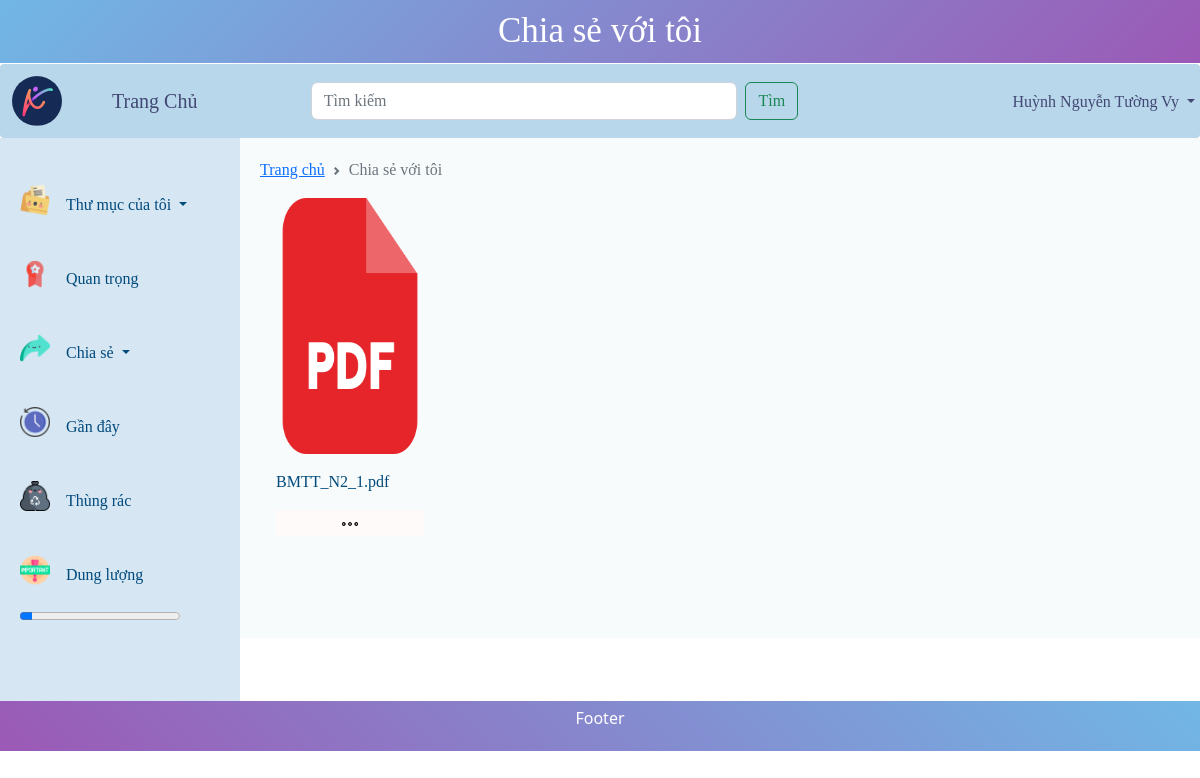
The app's page /share_with_me.php (signed in), older data.
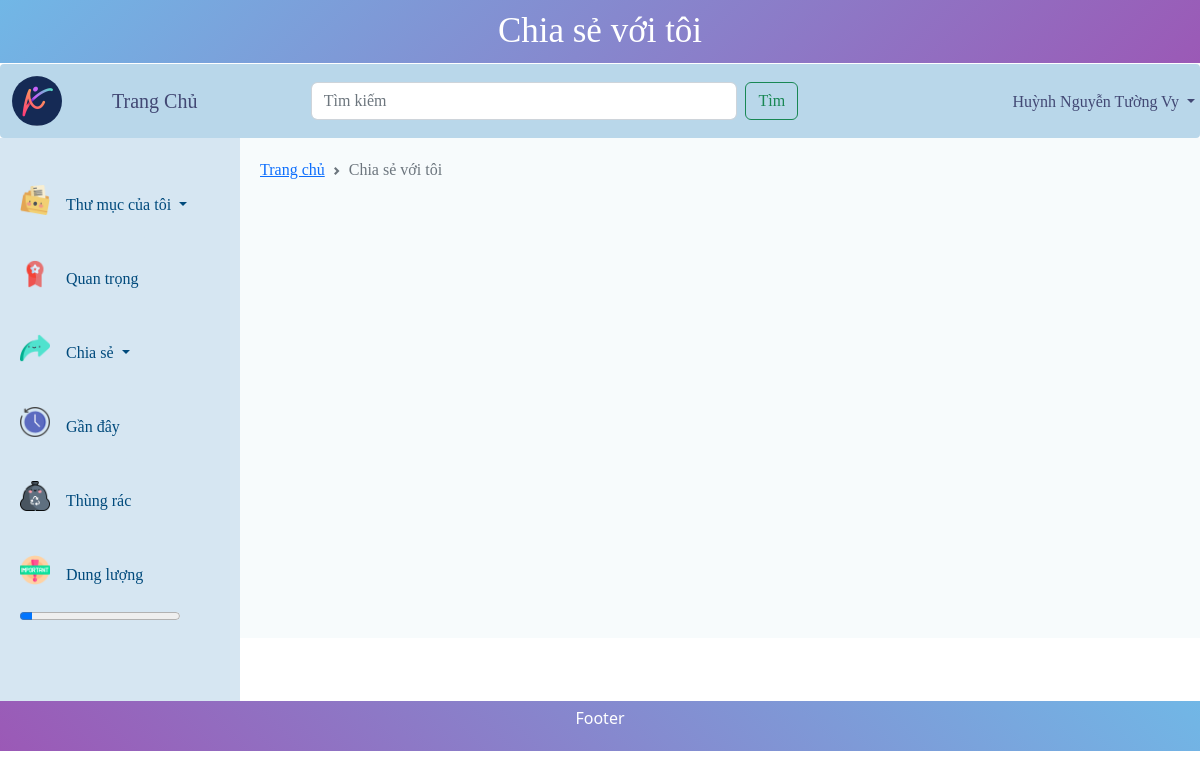
The same page, newer data.
### tables this page shows
CREATE TABLE `users` (
  `id` int(100) NOT NULL,
  `username` varchar(50) NOT NULL,
  `password` varchar(50) NOT NULL,
  `role` int(11) NOT NULL,
  `size_page` int(11) DEFAULT NULL,
  `use_size` int(11) NOT NULL,
  `name` varchar(255) NOT NULL,
  `gender` int(11) NOT NULL,
  `phone` varchar(11) DEFAULT NULL,
  `token` varchar(255) NOT NULL
);

CREATE TABLE `share_with_me` (
  `id` int(11) NOT NULL,
  `username` varchar(255) NOT NULL,
  `id_file` int(11) NOT NULL
);

CREATE TABLE `file` (
  `id` int(11) NOT NULL,
  `username` varchar(255) NOT NULL,
  `file_name` varchar(255) NOT NULL,
  `type` varchar(255) NOT NULL,
  `size` int(11) NOT NULL,
  `modify` varchar(255) DEFAULT NULL,
  `deleted` int(11) NOT NULL,
  `open_time` varchar(255) DEFAULT NULL,
  `image` varchar(255) NOT NULL,
  `priority` int(11) NOT NULL,
  `share` int(11) NOT NULL,
  `folder` varchar(50) DEFAULT NULL
);

### share_with_me.php (the view, shortened to what the changed rows need)
<?php
$connect = connect();
$er = "";
$is_use = 0;
$max = 0;
$email = $_SESSION['user'];
$sql = "SELECT * FROM users WHERE username='" . $email . "' LIMIT 1";
$query = mysqli_query($connect, $sql);
$num_row = mysqli_num_rows($query);
if ($num_row > 0) {
    $data = mysqli_fetch_assoc($query);
    $is_use = $data['use_size'];
    $max = $data['size_page'];
}
if (isset($_GET['key'])) {
    $_SESSION['url'] = '/source/';
    $us = "";
    $key = $_GET['key'];
    $select = "SELECT * FROM share WHERE keyShare='$key'";
    $query = mysqli_query($connect, $select);
    if ($query) {
        if (mysqli_num_rows($query) > 0) {
            $d = mysqli_fetch_assoc(($query));
            $file_id = $d['id_file'];
            $us = $d['users'];
            $is_all = $d['isAll'];
            if ($is_all == 1) {
                $sel_file = "SELECT * FROM file WHERE id='$file_id'";
                $run_sel = mysqli_query($connect, $sel_file);
                $ins = "INSERT into share_with_me(username,id_file) VALUE('" . $email . "','" . $file_id . "')";
                $query_ins = mysqli_query($connect, $ins);
                $num = mysqli_num_rows($run_sel);
            } else {
                if (strpos($us, $email) !== false) {
                    $sel_file = "SELECT * FROM file WHERE id='$file_id'";
                    $run_sel = mysqli_query($connect, $sel_file);
                    $num = mysqli_num_rows($run_sel);
                } else {
                    $er = "Bạn không có quyền truy cập vào file này";
                }
            }
        }
    }
} else {
    $sql_sl_share = "SELECT * FROM share_with_me,file WHERE share_with_me.username='$email' AND share_with_me.id_file=file.id";
    $run_sel = mysqli_query($connect, $sql_sl_share);
    $num = mysqli_num_rows($run_sel);
}
?>
<!DOCTYPE html>
<html lang="en">
<head>
    <link rel="stylesheet" href="css/styleAdmin.css">
    <link href="https://cdn.jsdelivr.net/npm/bootstrap@5.2.2/dist/css/bootstrap.min.css" rel="stylesheet">
</head>
<body>
    <div class="row">
        <section>
            <nav id="navbar2">
                <div class="share">
                    <div>
                        <?php
                        $now_us = ($is_use / $max) * 100;
                        ?>
                        <progress id="file" value="<?php echo $now_us ?>" max="100"></progress>
                    </div>
                </div>
            </nav>
            <article id="art2">
                <div class="row">
                    <?php
                    if ($num == 0) {
                        if (isset($er)) {
                            echo "<h2 style=\"text-align:center\">$er</h2>";
                        } else {
                            echo "<h2 style=\"text-align:center;color:red\">Chưa có dữ liệu nào được chia sẻ với bạn!</h2>";
                        }
                    } else {
                        while ($row = mysqli_fetch_array($run_sel)) {
                    ?>
                            <div class="col-lg-3 col-md-3">
                                <div class="card" style="width: 85%; background-color: rgb(247, 251, 252);border: 0px;">
                                    <img src="./<?php echo $row['image'] ?>" class="card-img-top" height="256px" height="256px">
                                    <div class="card-body">
                                        <p class="card-text" id="file_name"><?php
                                                                            if (strlen($row['file_name']) > 20) {
                                                                                echo substr($row['file_name'], 0, 19) . '...';
                                                                            } else {
                                                                                echo $row['file_name'];
                                                                            }
                                                                            ?></p>
                                        <div class="dropdown" id="dropdownThuMuc" style=" background-color: rgb(247, 251, 252);color: rgb(0, 74, 124);font-family: 'Times New Roman', Times, serif;">
                                            <button id="dropDownOfFile" type="button" data-bs-toggle="dropdown" aria-expanded="false">
                                                <img src="./CSS/images/3dot.png" width="15%" height="15%"> </button>
                                        </div>
                                    </div>
                                </div>
                            </div>
                    <?php
                        }
                    }
                    ?>
                </div>
            </article>
        </section>
    </div>
</body>
</html>

Row changes from the older to the newer data that the page shows:
no longer on this page (row unchanged): share_with_me: id_file.image (picture), id_file.file_name "BMTT_N2_1.pdf"
changed users "Huỳnh Nguyễn Tường Vy": size_page 100000000 → 104857600 (drawn)
